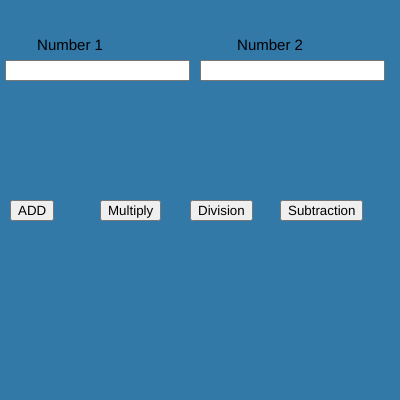
Frame 1 (no input)
Frame 60 (no input): identical to frame 1, image omitted
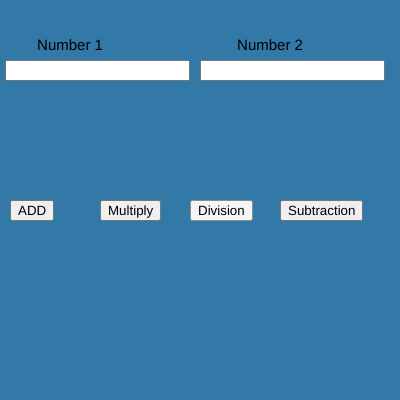
Frame 120 (the mouse pressed at the canvas centre since frame 60)

The p5.js sketch that drew these frames (run headless with seeded random() and noise() and a simulated clock; from frame 60 on, the mouse is pressed at the canvas centre):

// p5.js sketch
// ── sketch.js
var n1,n2;
var b1,b2,b3,b4;

function setup() {
  
  createCanvas(400, 400);
  
  num1 = createInput();
  num1.position(5, 60);
  
  num2 = createInput();
  num2.position(200, 60);
  
  b1 = createButton("ADD");
  b1.position(10, 200);
  b1.mousePressed(add);
  
  b2 = createButton("Multiply");
  b2.position(100, 200);
  b2.mousePressed(mul);
  
  b3 = createButton("Division")
  b3.position(190,200);
  b3.mousePressed(div)
  
  b4 = createButton("Subtraction")
  b4.position(280,200);
  b4.mousePressed(sub)
  
  textAlign(CENTER);
  textSize(15);
}

function draw() {
  background(50, 121, 168)
  text("Number 1",70,50)
  text("Number 2",270,50)
 n1=parseInt(num1.value());
 n2=parseInt(num2.value());

}
function add (){
 console.log(n1+n2)
 }
 function mul(){
  console.log(n1*n2)
  }
  function sub(){
    console.log(n1-n2)
    }
    function div(){
      console.log(n1/n2)
      }
      
